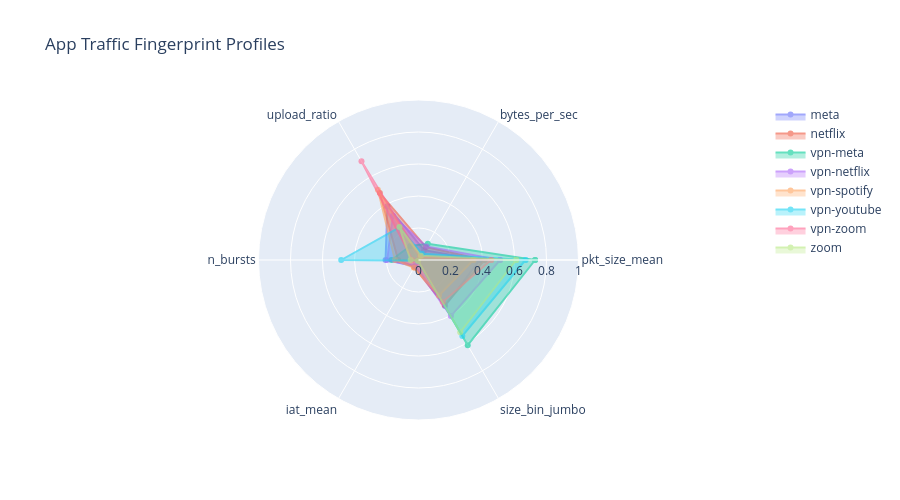

Notebook cell for this chart:
### Code cell
# 3.4 — App traffic fingerprint radar chart
radar_features = ['pkt_size_mean', 'bytes_per_sec', 'upload_ratio',
                  'n_bursts', 'iat_mean', 'size_bin_jumbo']
radar_features = [f for f in radar_features if f in df.columns]

fig = go.Figure()
for app in df['app'].unique():
    subset = df[df['app'] == app][radar_features].mean()
    # Normalize to 0-1 for radar
    normalized = (subset - df[radar_features].min()) / (df[radar_features].max() - df[radar_features].min() + 1e-8)
    fig.add_trace(go.Scatterpolar(
        r=normalized.values.tolist() + [normalized.values[0]],
        theta=radar_features + [radar_features[0]],
        name=app, fill='toself', opacity=0.6
    ))
fig.update_layout(title='App Traffic Fingerprint Profiles', height=500,
                  polar=dict(radialaxis=dict(visible=True, range=[0, 1])))
fig.show()

### Figure 1 — Plotly figure (JSON) as saved in the notebook; plotly's stock layout.template omitted (floating-point values rounded to 4 significant figures)
{"data": [{"fill": "toself", "name": "meta", "opacity": 0.6, "r": [0.3822, 0.07072, 0.3888, 0.2059, 0.0446, 0.3326, 0.3822], "theta": ["pkt_size_mean", "bytes_per_sec", "upload_ratio", "n_bursts", "iat_mean", "size_bin_jumbo", "pkt_size_mean"], "type": "scatterpolar"}, {"fill": "toself", "name": "netflix", "opacity": 0.6, "r": [0.413, 0.09256, 0.4828, 0.1271, 0.05263, 0.3254, 0.413], "theta": ["pkt_size_mean", "bytes_per_sec", "upload_ratio", "n_bursts", "iat_mean", "size_bin_jumbo", "pkt_size_mean"], "type": "scatterpolar"}, {"fill": "toself", "name": "vpn-meta", "opacity": 0.6, "r": [0.7289, 0.1166, 0.1013, 0.1697, 0.002822, 0.6151, 0.7289], "theta": ["pkt_size_mean", "bytes_per_sec", "upload_ratio", "n_bursts", "iat_mean", "size_bin_jumbo", "pkt_size_mean"], "type": "scatterpolar"}, {"fill": "toself", "name": "vpn-netflix", "opacity": 0.6, "r": [0.5098, 0.0982, 0.3191, 0.1962, 0.04324, 0.4048, 0.5098], "theta": ["pkt_size_mean", "bytes_per_sec", "upload_ratio", "n_bursts", "iat_mean", "size_bin_jumbo", "pkt_size_mean"], "type": "scatterpolar"}, {"fill": "toself", "name": "vpn-spotify", "opacity": 0.6, "r": [0.343, 0.01567, 0.5075, 0.1471, 0.05629, 0.2563, 0.343], "theta": ["pkt_size_mean", "bytes_per_sec", "upload_ratio", "n_bursts", "iat_mean", "size_bin_jumbo", "pkt_size_mean"], "type": "scatterpolar"}, {"fill": "toself", "name": "vpn-youtube", "opacity": 0.6, "r": [0.6687, 0.04425, 0.236, 0.4831, 0.005566, 0.5478, 0.6687], "theta": ["pkt_size_mean", "bytes_per_sec", "upload_ratio", "n_bursts", "iat_mean", "size_bin_jumbo", "pkt_size_mean"], "type": "scatterpolar"}, {"fill": "toself", "name": "vpn-zoom", "opacity": 0.6, "r": [0.4541, 0.02363, 0.7127, 0.03713, 0.003995, 0.3024, 0.4541], "theta": ["pkt_size_mean", "bytes_per_sec", "upload_ratio", "n_bursts", "iat_mean", "size_bin_jumbo", "pkt_size_mean"], "type": "scatterpolar"}, {"fill": "toself", "name": "zoom", "opacity": 0.6, "r": [0.6104, 0.03019, 0.238, 0.049, 0.005618, 0.5214, 0.6104], "theta": ["pkt_size_mean", "bytes_per_sec", "upload_ratio", "n_bursts", "iat_mean", "size_bin_jumbo", "pkt_size_mean"], "type": "scatterpolar"}], "layout": {"height": 500, "polar": {"radialaxis": {"range": [0, 1], "visible": true}}, "title": {"text": "App Traffic Fingerprint Profiles"}}}
